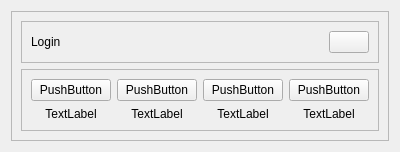
        <widget class="QWidget" name="profile_page">
         <layout class="QGridLayout" name="gridLayout_3">
          <item row="0" column="0">
           <widget class="QFrame" name="frame_2">
            <property name="frameShape">
             <enum>QFrame::StyledPanel</enum>
            </property>
            <property name="frameShadow">
             <enum>QFrame::Raised</enum>
            </property>
            <layout class="QVBoxLayout" name="verticalLayout">
             <item>
              <widget class="QFrame" name="frame_3">
               <property name="frameShape">
                <enum>QFrame::StyledPanel</enum>
               </property>
               <property name="frameShadow">
                <enum>QFrame::Raised</enum>
               </property>
               <layout class="QHBoxLayout" name="horizontalLayout_2">
                <item>
                 <widget class="QLabel" name="label">
                  <property name="text">
                   <string>Login</string>
                  </property>
                 </widget>
                </item>
                <item>
                 <widget class="QPushButton" name="btn_plus_profile">
                  <property name="sizePolicy">
                   <sizepolicy hsizetype="Maximum" vsizetype="Fixed">
                    <horstretch>0</horstretch>
                    <verstretch>0</verstretch>
                   </sizepolicy>
                  </property>
                  <property name="text">
                   <string/>
                  </property>
                 </widget>
                </item>
               </layout>
              </widget>
             </item>
             <item>
              <widget class="QFrame" name="frame_4">
               <property name="sizePolicy">
                <sizepolicy hsizetype="Preferred" vsizetype="Expanding">
                 <horstretch>0</horstretch>
                 <verstretch>0</verstretch>
                </sizepolicy>
               </property>
               <property name="frameShape">
                <enum>QFrame::StyledPanel</enum>
               </property>
               <property name="frameShadow">
                <enum>QFrame::Raised</enum>
               </property>
               <layout class="QGridLayout" name="gridLayout_8">
                <item row="0" column="1">
                 <widget class="QPushButton" name="btn_profile2">
                  <property name="sizePolicy">
                   <sizepolicy hsizetype="Minimum" vsizetype="Expanding">
                    <horstretch>0</horstretch>
                    <verstretch>0</verstretch>
                   </sizepolicy>
                  </property>
                  <property name="text">
                   <string>PushButton</string>
                  </property>
                 </widget>
                </item>
                <item row="1" column="1">
                 <widget class="QLabel" name="label_profile2">
                  <property name="text">
                   <string>TextLabel</string>
                  </property>
                  <property name="alignment">
                   <set>Qt::AlignCenter</set>
                  </property>
                 </widget>
                </item>
                <item row="1" column="2">
                 <widget class="QLabel" name="label_profile3">
                  <property name="text">
                   <string>TextLabel</string>
                  </property>
                  <property name="alignment">
                   <set>Qt::AlignCenter</set>
                  </property>
                 </widget>
                </item>
                <item row="0" column="0">
                 <widget class="QPushButton" name="btn_profile1">
                  <property name="sizePolicy">
                   <sizepolicy hsizetype="Preferred" vsizetype="Preferred">
                    <horstretch>0</horstretch>
                    <verstretch>0</verstretch>
                   </sizepolicy>
                  </property>
                  <property name="minimumSize">
                   <size>
                    <width>0</width>
                    <height>0</height>
                   </size>
                  </property>
                  <property name="text">
                   <string>PushButton</string>
                  </property>
                 </widget>
                </item>
                <item row="1" column="0">
                 <widget class="QLabel" name="label_profile1">
                  <property name="text">
                   <string>TextLabel</string>
                  </property>
                  <property name="alignment">
                   <set>Qt::AlignCenter</set>
                  </property>
                 </widget>
                </item>
                <item row="0" column="2">
                 <widget class="QPushButton" name="btn_profile3">
                  <property name="sizePolicy">
                   <sizepolicy hsizetype="Minimum" vsizetype="Minimum">
                    <horstretch>0</horstretch>
                    <verstretch>0</verstretch>
                   </sizepolicy>
                  </property>
                  <property name="text">
                   <string>PushButton</string>
                  </property>
                 </widget>
                </item>
                <item row="1" column="3">
                 <widget class="QLabel" name="label_profile4">
                  <property name="sizePolicy">
                   <sizepolicy hsizetype="Preferred" vsizetype="Preferred">
                    <horstretch>0</horstretch>
                    <verstretch>0</verstretch>
                   </sizepolicy>
                  </property>
                  <property name="text">
                   <string>TextLabel</string>
                  </property>
                  <property name="alignment">
                   <set>Qt::AlignCenter</set>
                  </property>
                 </widget>
                </item>
                <item row="0" column="3">
                 <widget class="QPushButton" name="btn_profile4">
                  <property name="sizePolicy">
                   <sizepolicy hsizetype="Minimum" vsizetype="Minimum">
                    <horstretch>0</horstretch>
                    <verstretch>0</verstretch>
                   </sizepolicy>
                  </property>
                  <property name="text">
                   <string>PushButton</string>
                  </property>
                 </widget>
                </item>
               </layout>
              </widget>
             </item>
            </layout>
           </widget>
          </item>
         </layout>
        </widget>
